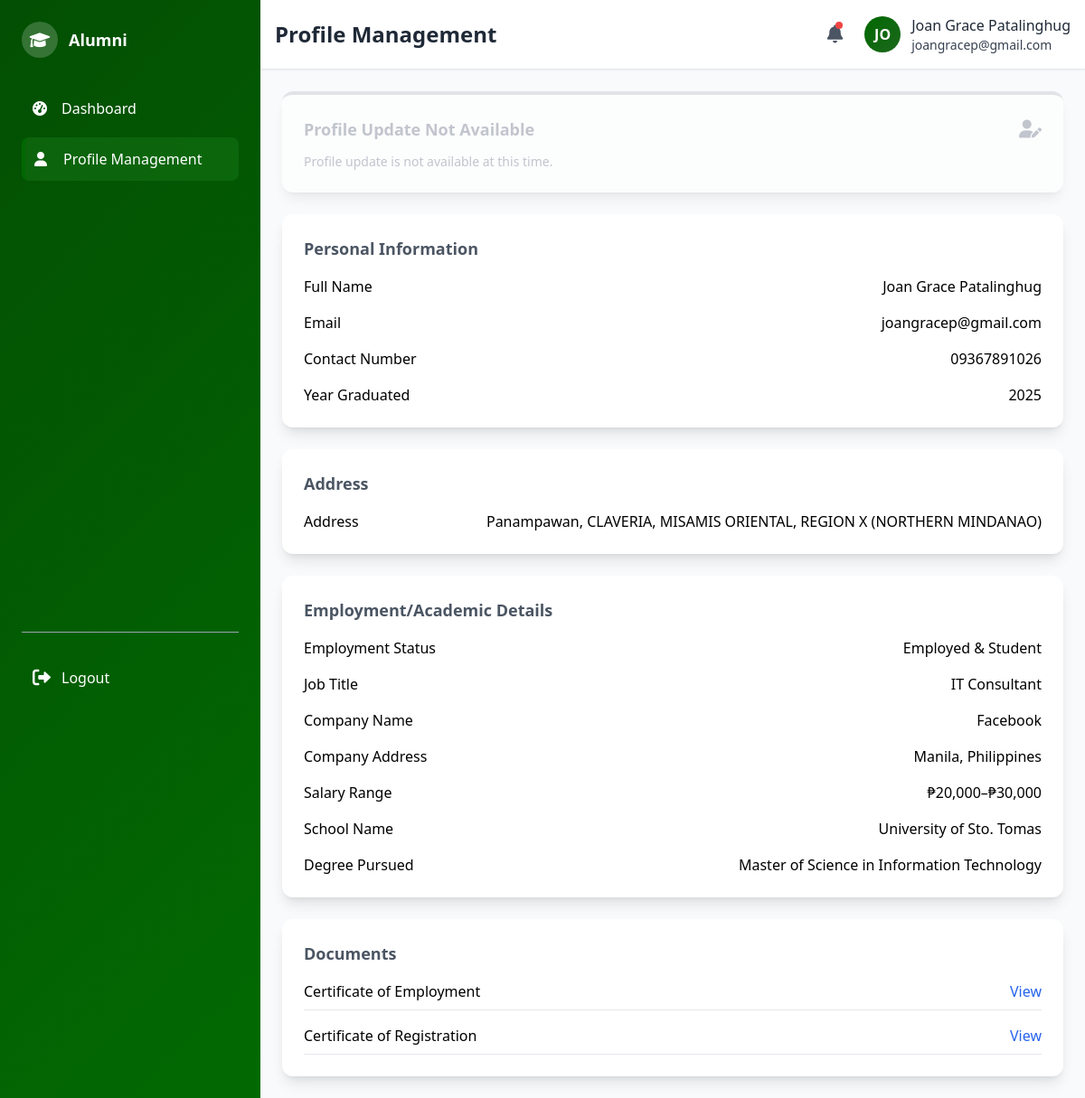
Page /alumni/alumni_profile.php (signed in) on the earlier database version.
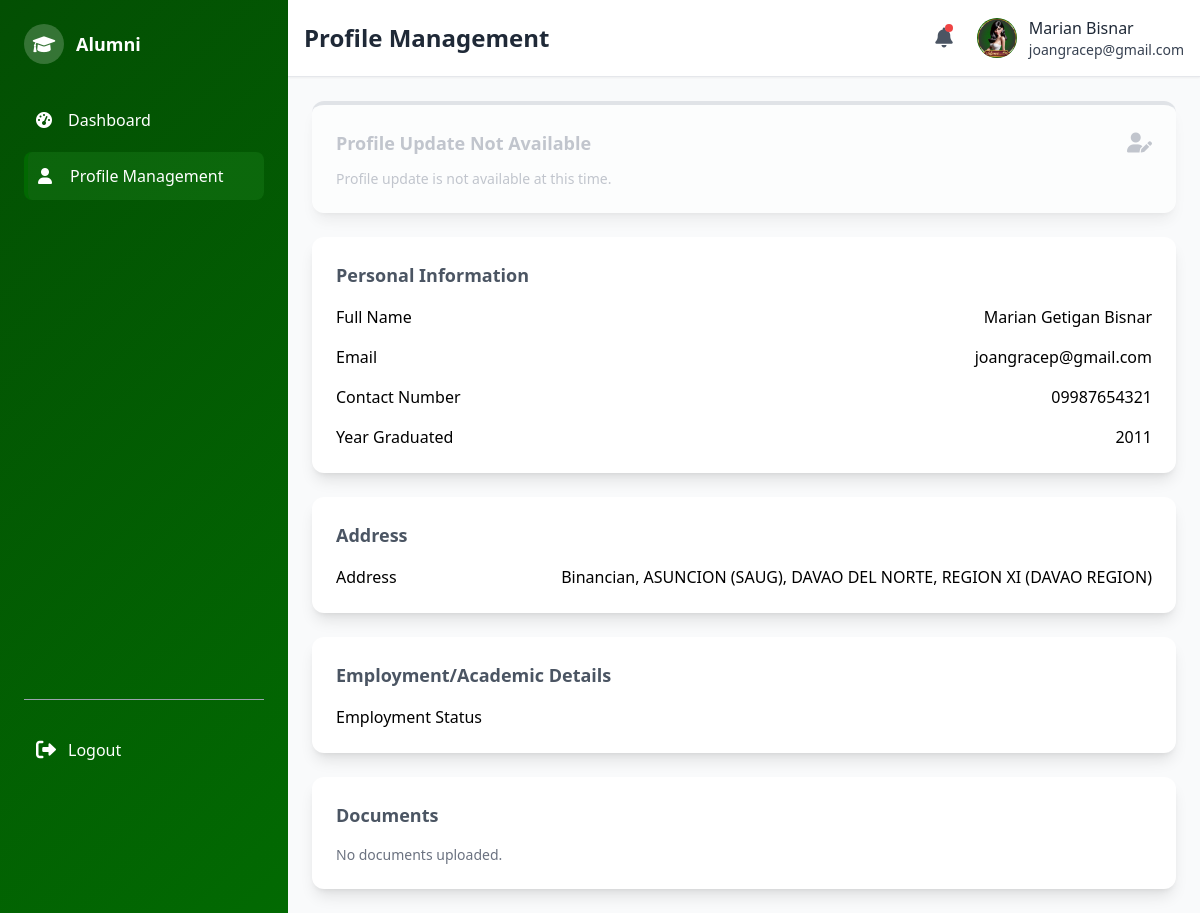
Same page on the later database version.
### tables this page shows
CREATE TABLE `alumni_profile` (
  `user_id` int(11) NOT NULL,
  `address_id` int(11) DEFAULT NULL,
  `first_name` varchar(100) NOT NULL,
  `middle_name` varchar(100) DEFAULT NULL,
  `last_name` varchar(100) NOT NULL,
  `contact_number` varchar(20) NOT NULL,
  `year_graduated` year(4) DEFAULT NULL,
  `employment_status` enum('Employed','Self-Employed','Unemployed','Student','Employed & Student') DEFAULT NULL,
  `photo_path` varchar(255) DEFAULT NULL,
  `last_profile_update` timestamp NULL DEFAULT NULL,
  `submission_status` enum('Pending','Approved','Rejected') DEFAULT 'Pending',
  `rejection_reason` text DEFAULT NULL,
  `rejected_at` timestamp NULL DEFAULT NULL,
  `submitted_at` timestamp NOT NULL DEFAULT current_timestamp()
);

CREATE TABLE `users` (
  `user_id` int(11) NOT NULL,
  `email` varchar(100) NOT NULL,
  `password` varchar(200) NOT NULL,
  `role` enum('admin','alumni') NOT NULL,
  `name` varchar(150) NOT NULL,
  `created_at` timestamp NOT NULL DEFAULT current_timestamp()
);

CREATE TABLE `employment_info` (
  `employment_id` int(11) NOT NULL,
  `user_id` int(11) NOT NULL,
  `job_title_id` int(11) DEFAULT NULL,
  `company_name` varchar(150) DEFAULT NULL,
  `salary_range` enum('Below ₱10,000','₱10,000–₱20,000','₱20,000–₱30,000','₱30,000–₱40,000','₱40,000–₱50,000','Above ₱50,000') DEFAULT NULL,
  `business_type` varchar(255) DEFAULT NULL,
  `company_address` varchar(255) DEFAULT NULL
);

CREATE TABLE `job_titles` (
  `job_title_id` int(11) NOT NULL,
  `title` varchar(150) NOT NULL
);

CREATE TABLE `education_info` (
  `education_id` int(11) NOT NULL,
  `user_id` int(11) NOT NULL,
  `school_name` varchar(255) NOT NULL,
  `degree_pursued` varchar(255) NOT NULL,
  `start_year` year(4) DEFAULT NULL,
  `end_year` year(4) DEFAULT NULL
);

CREATE TABLE `alumni_documents` (
  `doc_id` int(11) NOT NULL,
  `user_id` int(11) NOT NULL,
  `document_type` enum('COR','COE','B_CERT') NOT NULL,
  `file_path` varchar(255) NOT NULL
);

### alumni/alumni_profile.php (the view, shortened to what the rows shown need)
<?php
include("../connect.php");
$user_id = $_SESSION['user_id'];
$page_title = "Profile Management";
$stmt = $conn->prepare("
    SELECT ap.*, u.email,
           tb.barangay_name, tm.municipality_name, tp.province_name, tr.region_name,
           tr.region_id, tp.province_id, tm.municipality_id, tb.barangay_id
    FROM alumni_profile ap
    LEFT JOIN users u ON ap.user_id = u.user_id
    LEFT JOIN address a ON ap.address_id = a.address_id
    LEFT JOIN table_barangay tb ON a.barangay_id = tb.barangay_id
    LEFT JOIN table_municipality tm ON tb.municipality_id = tm.municipality_id
    LEFT JOIN table_province tp ON tm.province_id = tp.province_id
    LEFT JOIN table_region tr ON tp.region_id = tr.region_id
    WHERE ap.user_id = ?
");
$stmt->bind_param("i", $user_id);
$stmt->execute();
$result = $stmt->get_result();
$profile = $result->fetch_assoc() ?: [];
$stmt = $conn->prepare("SELECT ei.*, jt.title AS job_title, ei.business_type FROM employment_info ei LEFT JOIN job_titles jt ON ei.job_title_id = jt.job_title_id WHERE ei.user_id = ?");
$stmt->bind_param("i", $user_id);
$stmt->execute();
$result = $stmt->get_result();
$employment = $result->fetch_assoc() ?: [];
$stmt = $conn->prepare("SELECT * FROM education_info WHERE user_id = ?");
$stmt->bind_param("i", $user_id);
$stmt->execute();
$result = $stmt->get_result();
$education = $result->fetch_assoc() ?: [];
$stmt = $conn->prepare("SELECT document_type, file_path FROM alumni_documents WHERE user_id = ?");
$stmt->bind_param("i", $user_id);
$stmt->execute();
$result = $stmt->get_result();
$docs = $result->fetch_all(MYSQLI_ASSOC);
?>
<div class="space-y-6">
    <?php if (!empty($profile) && ($profile['submission_status'] ?? '') !== 'Rejected'): ?>
        <div class="bg-white p-6 rounded-xl shadow-lg">
            <dl class="grid grid-cols-1 gap-4">
                <?php if (in_array($profile['employment_status'] ?? '', ['Employed', 'Self-Employed', 'Employed & Student'])): ?>
                    <?php if (($profile['employment_status'] ?? '') !== 'Self-Employed'): ?>
                        <div class="flex justify-between">
                            <dt class="font-medium">Job Title</dt>
                            <dd><?php echo htmlspecialchars($employment['job_title'] ?? 'N/A'); ?></dd>
                        </div>
                        <div class="flex justify-between">
                            <dt class="font-medium">Company Name</dt>
                            <dd><?php echo htmlspecialchars($employment['company_name'] ?? 'N/A'); ?></dd>
                        </div>
                        <div class="flex justify-between">
                            <dt class="font-medium">Company Address</dt>
                            <dd><?php echo htmlspecialchars($employment['company_address'] ?? 'N/A'); ?></dd>
                        </div>
                    <?php endif; ?>
                    <div class="flex justify-between">
                        <dt class="font-medium"><?php echo (($profile['employment_status'] ?? '') === 'Self-Employed') ? 'Monthly Income Range' : 'Salary Range'; ?></dt>
                        <dd><?php echo htmlspecialchars($employment['salary_range'] ?? 'N/A'); ?></dd>
                    </div>
                <?php endif; ?>
                <?php if (in_array($profile['employment_status'] ?? '', ['Student', 'Employed & Student'])): ?>
                    <div class="flex justify-between">
                        <dt class="font-medium">School Name</dt>
                        <dd><?php echo htmlspecialchars($education['school_name'] ?? 'N/A'); ?></dd>
                    </div>
                    <div class="flex justify-between">
                        <dt class="font-medium">Degree Pursued</dt>
                        <dd><?php echo htmlspecialchars($education['degree_pursued'] ?? 'N/A'); ?></dd>
                    </div>
                <?php endif; ?>
            </dl>
        </div>
        <div class="bg-white p-6 rounded-xl shadow-lg">
            <?php if (empty($docs)): ?>
                <p class="text-sm text-gray-500">No documents uploaded.</p>
            <?php else: ?>
                <div class="space-y-4">
                    <?php
                    foreach ($docs as $doc):
                        $doc_type_name = $doc['document_type'] === 'COE' ? 'Certificate of Employment' :
                                    ($doc['document_type'] === 'B_CERT' ? 'Business Certificate' :
                                    ($doc['document_type'] === 'COR' ? 'Certificate of Registration' : $doc['document_type']));
                    ?>
                        <div class="flex justify-between items-center border-b pb-2">
                            <span class="font-medium"><?php echo htmlspecialchars($doc_type_name); ?></span>
                            <a href="../<?php echo htmlspecialchars($doc['file_path']); ?>" target="_blank" class="text-blue-600 hover:underline">View</a>
                        </div>
                    <?php endforeach; ?>
                </div>
            <?php endif; ?>
        </div>
    <?php endif; ?>
</div>
<?php
$page_content = ob_get_clean();
include("alumni_format.php");
?>

### alumni/alumni_format.php (shortened to what the rows shown need)
<?php
include("../connect.php");
$user_id = $_SESSION["user_id"];
$stmt = $conn->prepare("
    SELECT ap.first_name, ap.last_name, u.email, u.name as user_name
    FROM users u
    LEFT JOIN alumni_profile ap ON u.user_id = ap.user_id
    WHERE u.user_id = ?
");
$stmt->bind_param("i", $user_id);
$stmt->execute();
$result = $stmt->get_result();
$profile = $result->fetch_assoc() ?: [];
$full_name = 'Alumni';
if (!empty($profile)) {
    if (!empty($profile['first_name']) || !empty($profile['last_name'])) {
        $full_name = trim(
            ($profile['first_name'] ?? '') . ' ' .
            ($profile['last_name'] ?? '')
        );
    } elseif (!empty($profile['user_name'])) {
        $full_name = $profile['user_name'];
    }
}
$page_title = $page_title ?? "Alumni Page";
?>
<!DOCTYPE html>
<html lang="en">
<head>
    <script src="https://cdn.tailwindcss.com"></script>
    <link href="https://cdnjs.cloudflare.com/ajax/libs/font-awesome/6.0.0/css/all.min.css" rel="stylesheet">
    <link rel="stylesheet" href="alumni_format.css">
</head>
<body class="bg-gray-50 min-h-screen flex">
    <aside class="w-72 gradient-bg text-white flex-shrink-0">
        <div class="sidebar-wrapper flex flex-col justify-between">
            <div class="p-6">
                <div class="flex items-center space-x-3 mb-8">
                    <h2 class="font-bold text-lg">Alumni</h2>
                </div>
            </div>
        </div>
    </aside>
    <div class="flex-1 flex flex-col">
        <header class="bg-white shadow-sm border-b p-4">
            <div class="flex items-center justify-between">
                <h1 class="text-2xl font-bold text-gray-800"><?php echo htmlspecialchars($page_title); ?></h1>
                <div class="flex items-center space-x-6">
                    <div class="flex items-center space-x-3">
                        <div class="profile-avatar w-10 h-10 rounded-full flex items-center justify-center text-white font-bold overflow-hidden">
                            <?php
                            $stmt = $conn->prepare("SELECT ap.photo_path, u.name, u.email FROM users u LEFT JOIN alumni_profile ap ON u.user_id = ap.user_id WHERE u.user_id = ?");
                            $stmt->bind_param("i", $user_id);
                            $stmt->execute();
                            $result = $stmt->get_result();
                            $initials = 'AL';
                            $user_email = '';
                            $photo_path = null;
                            if ($row = $result->fetch_assoc()) {
                                $initials = strtoupper(substr(trim($row['name'] ?: 'Alumni'), 0, 2));
                                $user_email = $row['email'];
                                $photo_path = $row['photo_path'];
                            }
                            if ($photo_path && file_exists("../" . $photo_path)) {
                                echo '<img src="../' . htmlspecialchars($photo_path) . '" alt="Profile" class="w-full h-full object-cover">';
                            } else {
                                echo htmlspecialchars($initials);
                            }
                            ?>
                        </div>
                        <div class="hidden md:block">
                            <p class="font-medium text-gray-800"><?php echo htmlspecialchars($full_name); ?></p>
                            <p class="font-medium text-gray-700 text-sm"><?php echo htmlspecialchars($user_email); ?></p>
                        </div>
                    </div>
                </div>
            </div>
        </header>
        <main class="flex-1 p-6 overflow-auto">
            <?php echo $page_content ?? ''; ?>
        </main>
    </div>
</body>
</html>

Differences in the rows shown:
removed employment_info: job_title.title "IT Consultant", company_name "Facebook", company_address "Manila, Philippines", salary_range "₱20,000–₱30,000"
removed education_info: school_name "University of Sto. Tomas", degree_pursued "Master of Science in Information Technology"
removed alumni_documents: document_type "Certificate of Employment"
removed alumni_documents: document_type "Certificate of Registration"
changed alumni_profile "joangracep@gmail.com": photo_path: picture added; full_name "Joan Grace Patalinghug" → "Marian Bisnar"; user_id.name "JO" → (not shown)
Other differences:
$full_name: "Joan Grace Patalinghug" → "Marian Getigan Bisnar"
$profile['contact_number']: "09367891026" → "09987654321"
$profile['year_graduated']: "2025" → "2011"
$profile['employment_status']: "Employed & Student" → (not shown)
text no longer shown: "Panampawan, CLAVERIA, MISAMIS ORIENTAL, REGION X (NORTHERN MINDANAO) Job Title Company Name Company Address Salary Range School Name Degree Pursued"
text now shown: "Binancian, ASUNCION (SAUG), DAVAO DEL NORTE, REGION XI (DAVAO REGION) No documents uploaded."
